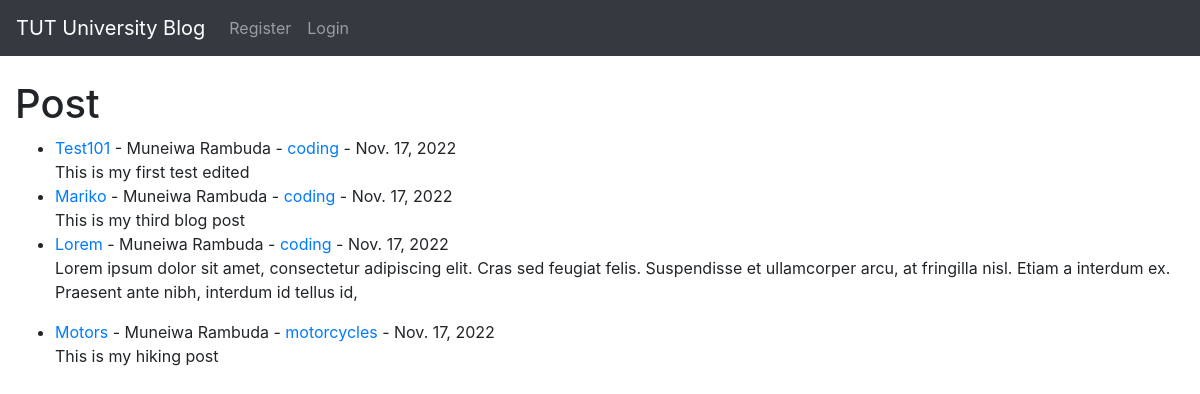
The app's page /, older data.
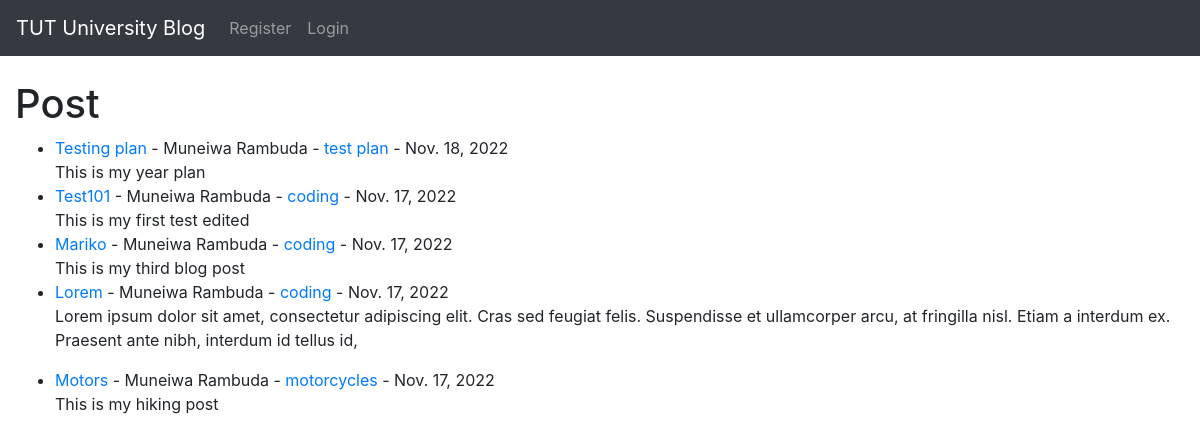
The same page, newer data.
### myBlog/models.py (models this page shows, shortened)
class Post(models.Model):
    title = models.CharField(max_length=255)
    title_tag = models.CharField(max_length=255)
    author =  models.ForeignKey(User, on_delete=models.CASCADE)
    body = models.TextField()
    post_date = models.DateField(auto_now_add=True)
    category = models.CharField(max_length=255, default='coding')

### myBlog/views.py (the view)
# urls.py: path('',HomeView.as_view(), name="home"),
class HomeView(ListView):
    model = Post
    template_name = 'home.html'
    ordering = ['-post_date']

### myBlog/templates/home.html (shortened to what this page needs)
{% extends 'base.html' %}
{% block content %}
<h1>Post</h1>
<ul>
{%for post in object_list %}
    <li>
        <a href="{% url 'article_detail' post.pk %}">
            {{ post.title}}
        </a> -
        {{post.author.first_name}} {{post.author.last_name}}
        - <a href="{% url 'category' post.category|slugify %}">  {{ post.category }} </a>
        - {{ post.post_date}}
        <br/>
        {{ post.body|slice:200| safe}}
    </li>
{% endfor%}
</ul>
{% endblock %}

Row changes from the older to the newer data that the page shows:
added Post: title "Testing plan", author.first_name "Muneiwa", author.last_name "Rambuda", category "test plan", post_date "Nov. 18, 2022", body "This is my year plan"
